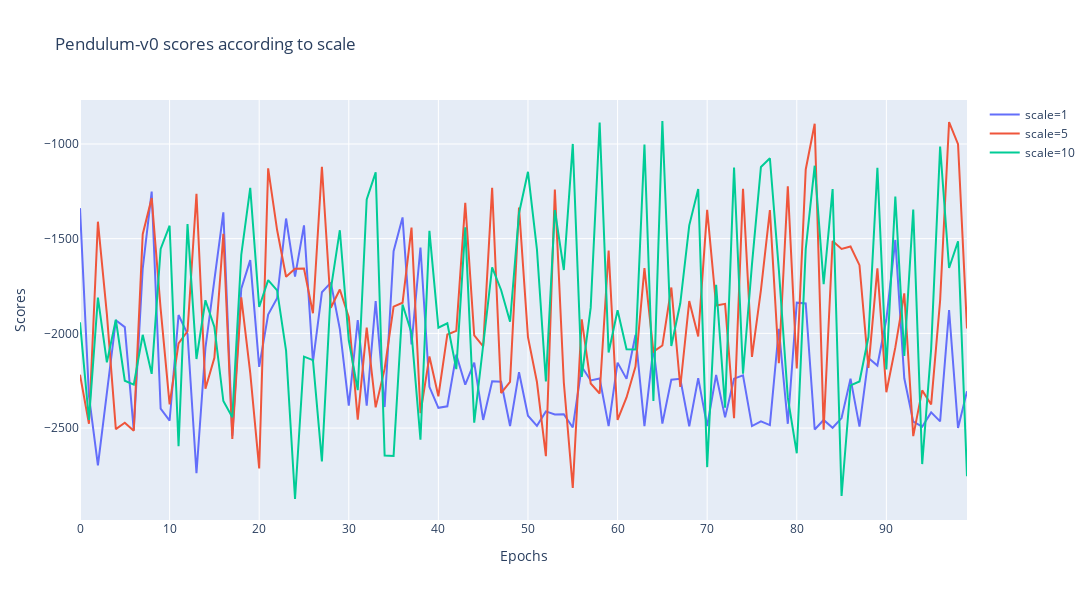

The code cell stored with this chart in its notebook:
### Code cell
# plot scores according to scale

fig = go.Figure()

for scale in all_scales['scale'].unique():
    data = all_scales.query(f'scale == {scale}')
    fig.add_trace(go.Scatter
                    (x=data.epochs, y=data['Scores'], mode='lines', name=f'scale={scale}'))
    
fig.update_layout(title='Pendulum-v0 scores according to scale',
                    xaxis_title='Epochs',
                    yaxis_title='Scores',
                    width=1200,
                    height=600)
